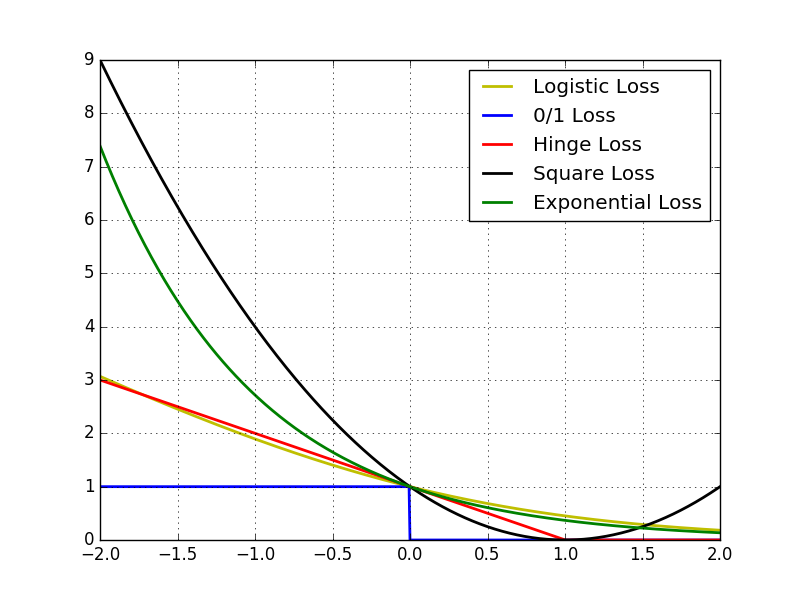

Write Python code to recreate this figure.
import math
import numpy as np
import matplotlib.pyplot as plt

if __name__ == "__main__":
    x = np.array(np.linspace(start=-3, stop=3, num=1001, dtype=np.float))
    y_logit = np.log(1 + np.exp(-x))/math.log(2)
    y_01 = x < 0
    y_hinge = 1.0 -x
    y_hinge[y_hinge<0] = 0
    y_square = (x-1)**2
    y_exponential = np.exp(-x)

    plt.plot(x, y_logit, 'y-', label='Logistic Loss', linewidth=2)
    plt.plot(x, y_01, 'b-', label='0/1 Loss', linewidth=2)
    plt.plot(x, y_hinge, 'r-', label='Hinge Loss', linewidth=2)
    plt.plot(x, y_square, 'k-', label='Square Loss', linewidth=2)
    plt.plot(x, y_exponential, 'g-', label='Exponential Loss', linewidth=2)
    # plt.plot(x, y_logit, 'r-', label='Logistic Loss', linewidth=2)
    # plt.plot(x, y_01, 'g-', label='0/1 Loss', linewidth=2)
    # plt.plot(x, y_hinge, 'b-', label='Hinge Loss', linewidth=2)
    # plt.plot(x, y_square, 'k-', label='Square Loss', linewidth=2)
    # plt.plot(x, y_exponential, 'm-', label='Exponential Loss', linewidth=2)
    plt.grid()
    plt.xlim((-2, 2))
    plt.ylim((0, 9))
    plt.legend(loc='upper right')
    plt.savefig('1.png')
    plt.show()
